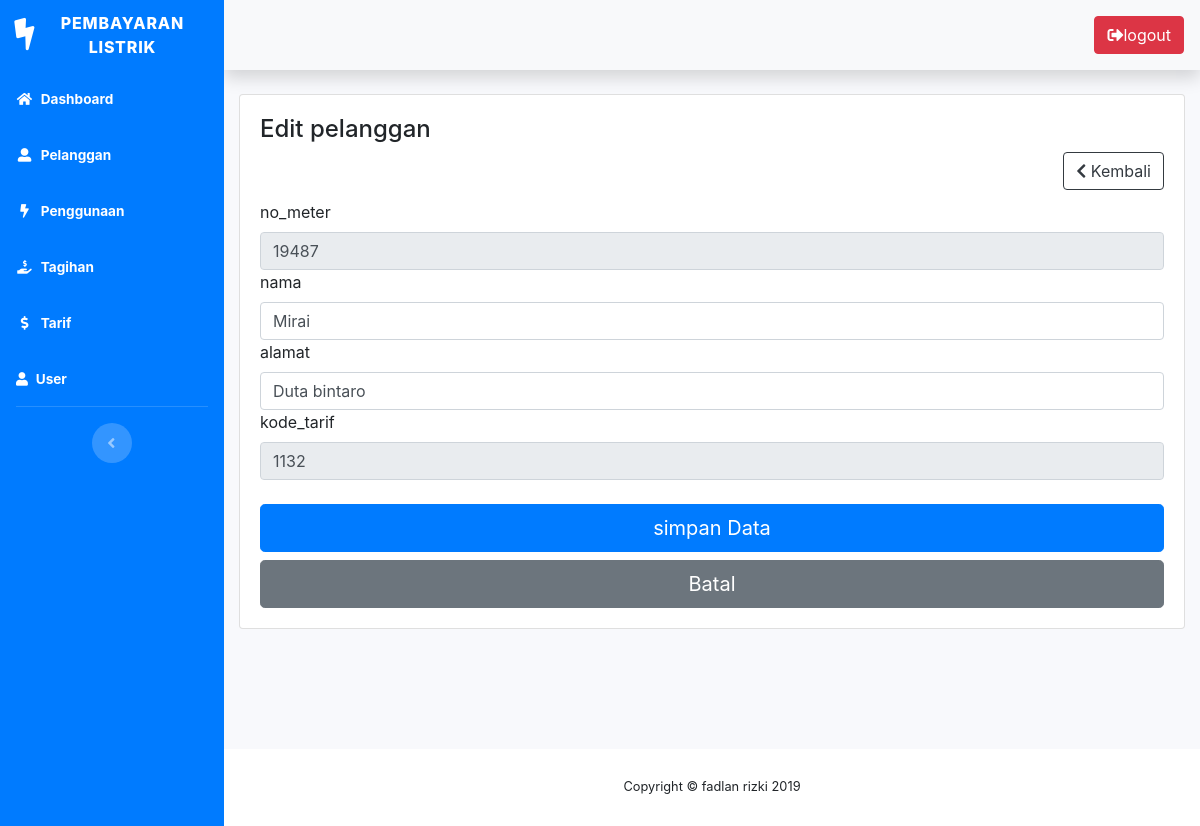
Page /editPelanggan.php?id=5 (signed in) on the committed database.
### tables this page shows
CREATE TABLE `pelanggan` (
  `ID_pelanggan` int(10) NOT NULL,
  `no_meter` int(20) NOT NULL,
  `nama` varchar(20) NOT NULL,
  `alamat` varchar(50) NOT NULL,
  `kode_tarif` int(10) NOT NULL
);

### editPelanggan.php (the view, shortened to what this page needs)
<?php require_once 'includes/header.php'; ?>
<?php
$id = $_GET['id'];
$result = mysqli_query ($connect, "SELECT * FROM pelanggan WHERE id_pelanggan = '$id'");
$row = mysqli_fetch_array ($result);
?>
<main class="main">
	<div class="container-fluid">
		<div class="card">
			<div class="card-body">
				<h4>Edit pelanggan</h4>
				<div class="float-right" style="padding-bottom: 20px">
					<a href="pelanggan.php" class="btn btn-outline-dark"><i class="fas fa-chevron-left"></i> Kembali</a>
				</div>
				<br><br>
				<form action="php_action/prosesEditPelanggan.php" method="POST">
					<div class="form-grup">
						<label for="no_meter">no_meter</label>
						<input type="number" name="no_meter" class="form-control" readonly value="<?=$row[1]?>" placeholder="id_barang" autocomplete="off" required>
					</div>
					<div class="form-grup">
						<label for="nama">nama</label>
						<input type="text" name="nama" class="form-control" value="<?=$row[2]?>" autocomplete="off" required>
					<div class="form-grup">
						<label for="alamat">alamat</label>
						<input type="text" name="alamat" class="form-control" value="<?=$row[3]?>" placeholder="alamat" autocomplete="off" required>
					</div>
					<div class="form-grup">
						<label for="kode_tarif">kode_tarif</label>
						<input type="text" name="kode_tarif" class="form-control" readonly value="<?=$row[4]?>" autocomplete="off" required>
					</div>
					<br>
					<button class="btn btn-primary btn-lg btn-block" name="editPelanggan" type="submit">simpan Data</button>
					<a href="pelanggan.php" class="btn btn-secondary btn-lg btn-block">Batal</a>
				</form>
			</div>
		</div>
	</div>
</main>
<?php require_once 'includes/footer.php';?>

### rows in the picture
pelanggan: no_meter "19487", nama "Mirai", alamat "Duta bintaro", kode_tarif "1132"
